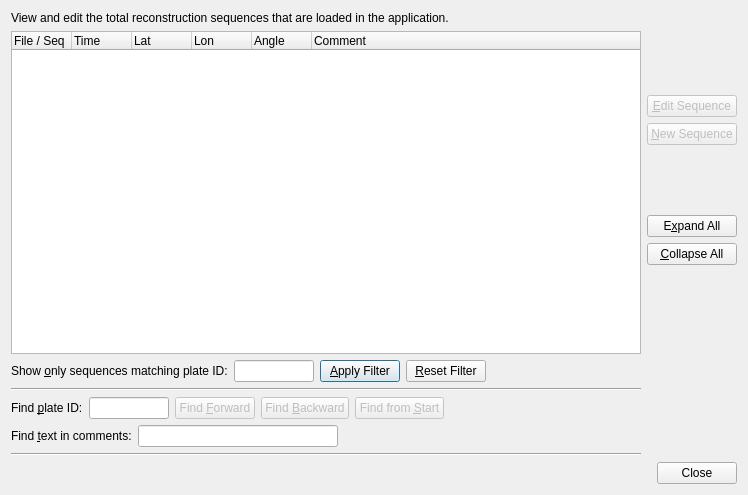
<?xml version="1.0" encoding="UTF-8"?>
<ui version="4.0">
 <class>TotalReconstructionSequencesDialog</class>
 <widget class="QDialog" name="TotalReconstructionSequencesDialog">
  <property name="geometry">
   <rect>
    <x>0</x>
    <y>0</y>
    <width>748</width>
    <height>495</height>
   </rect>
  </property>
  <property name="windowTitle">
   <string>Total Reconstruction Sequences</string>
  </property>
  <layout class="QGridLayout" name="gridLayout">
   <item row="0" column="0">
    <widget class="QLabel" name="label">
     <property name="text">
      <string>View and edit the total reconstruction sequences that are loaded in the application.</string>
     </property>
    </widget>
   </item>
   <item row="1" column="0">
    <layout class="QHBoxLayout" name="horizontalLayout_2">
     <item>
      <layout class="QVBoxLayout" name="verticalLayout_2">
       <item>
        <widget class="QTreeWidget" name="treewidget_seqs">
         <attribute name="headerDefaultSectionSize">
          <number>60</number>
         </attribute>
         <attribute name="headerMinimumSectionSize">
          <number>50</number>
         </attribute>
         <column>
          <property name="text">
           <string>File / Seq</string>
          </property>
         </column>
         <column>
          <property name="text">
           <string>Time</string>
          </property>
         </column>
         <column>
          <property name="text">
           <string>Lat</string>
          </property>
         </column>
         <column>
          <property name="text">
           <string>Lon</string>
          </property>
         </column>
         <column>
          <property name="text">
           <string>Angle</string>
          </property>
         </column>
         <column>
          <property name="text">
           <string>Comment</string>
          </property>
         </column>
        </widget>
       </item>
       <item>
        <layout class="QHBoxLayout" name="horizontalLayout_3">
         <property name="topMargin">
          <number>0</number>
         </property>
         <item>
          <widget class="QLabel" name="label_limit_plate_id">
           <property name="text">
            <string>Show &amp;only sequences matching plate ID:</string>
           </property>
           <property name="buddy">
            <cstring>lineedit_Filter_by_Plate_ID</cstring>
           </property>
          </widget>
         </item>
         <item>
          <widget class="QLineEdit" name="lineedit_Filter_by_Plate_ID">
           <property name="sizePolicy">
            <sizepolicy hsizetype="Fixed" vsizetype="Fixed">
             <horstretch>0</horstretch>
             <verstretch>0</verstretch>
            </sizepolicy>
           </property>
           <property name="maximumSize">
            <size>
             <width>80</width>
             <height>16777215</height>
            </size>
           </property>
           <property name="inputMask">
            <string>00000000; </string>
           </property>
          </widget>
         </item>
         <item>
          <widget class="QPushButton" name="button_Apply_Filter">
           <property name="text">
            <string>&amp;Apply Filter</string>
           </property>
          </widget>
         </item>
         <item>
          <widget class="QPushButton" name="button_Reset_Filter">
           <property name="text">
            <string>&amp;Reset Filter</string>
           </property>
          </widget>
         </item>
         <item>
          <spacer name="horizontalSpacer_2">
           <property name="orientation">
            <enum>Qt::Horizontal</enum>
           </property>
           <property name="sizeHint" stdset="0">
            <size>
             <width>40</width>
             <height>20</height>
            </size>
           </property>
          </spacer>
         </item>
        </layout>
       </item>
       <item>
        <widget class="Line" name="line">
         <property name="orientation">
          <enum>Qt::Horizontal</enum>
         </property>
        </widget>
       </item>
       <item>
        <layout class="QHBoxLayout" name="horizontalLayout_4">
         <property name="topMargin">
          <number>0</number>
         </property>
         <item>
          <widget class="QLabel" name="label_2">
           <property name="text">
            <string>Find &amp;plate ID:</string>
           </property>
           <property name="buddy">
            <cstring>lineedit_find_plate_id</cstring>
           </property>
          </widget>
         </item>
         <item>
          <widget class="QLineEdit" name="lineedit_find_plate_id">
           <property name="maximumSize">
            <size>
             <width>80</width>
             <height>16777215</height>
            </size>
           </property>
           <property name="inputMask">
            <string>00000000; </string>
           </property>
          </widget>
         </item>
         <item>
          <widget class="QPushButton" name="button_Find_Forward">
           <property name="enabled">
            <bool>false</bool>
           </property>
           <property name="text">
            <string>Find &amp;Forward</string>
           </property>
          </widget>
         </item>
         <item>
          <widget class="QPushButton" name="button_Find_Backward">
           <property name="enabled">
            <bool>false</bool>
           </property>
           <property name="text">
            <string>Find &amp;Backward</string>
           </property>
          </widget>
         </item>
         <item>
          <widget class="QPushButton" name="button_Find_from_Start">
           <property name="enabled">
            <bool>false</bool>
           </property>
           <property name="text">
            <string>Find from &amp;Start</string>
           </property>
          </widget>
         </item>
         <item>
          <spacer name="horizontalSpacer_5">
           <property name="orientation">
            <enum>Qt::Horizontal</enum>
           </property>
           <property name="sizeHint" stdset="0">
            <size>
             <width>40</width>
             <height>20</height>
            </size>
           </property>
          </spacer>
         </item>
        </layout>
       </item>
       <item>
        <layout class="QHBoxLayout" name="horizontalLayout_5">
         <property name="topMargin">
          <number>0</number>
         </property>
         <item>
          <widget class="QLabel" name="label_3">
           <property name="text">
            <string>Find &amp;text in comments:</string>
           </property>
           <property name="buddy">
            <cstring>lineedit_find_text_in_comment</cstring>
           </property>
          </widget>
         </item>
         <item>
          <widget class="QLineEdit" name="lineedit_find_text_in_comment">
           <property name="maximumSize">
            <size>
             <width>200</width>
             <height>16777215</height>
            </size>
           </property>
           <property name="maxLength">
            <number>100</number>
           </property>
          </widget>
         </item>
         <item>
          <spacer name="horizontalSpacer_4">
           <property name="orientation">
            <enum>Qt::Horizontal</enum>
           </property>
           <property name="sizeHint" stdset="0">
            <size>
             <width>40</width>
             <height>20</height>
            </size>
           </property>
          </spacer>
         </item>
        </layout>
       </item>
       <item>
        <widget class="Line" name="line_2">
         <property name="orientation">
          <enum>Qt::Horizontal</enum>
         </property>
        </widget>
       </item>
      </layout>
     </item>
     <item>
      <layout class="QVBoxLayout" name="verticalLayout">
       <item>
        <spacer name="verticalSpacer">
         <property name="orientation">
          <enum>Qt::Vertical</enum>
         </property>
         <property name="sizeHint" stdset="0">
          <size>
           <width>20</width>
           <height>40</height>
          </size>
         </property>
        </spacer>
       </item>
       <item>
        <widget class="QPushButton" name="button_Edit_Sequence">
         <property name="enabled">
          <bool>false</bool>
         </property>
         <property name="text">
          <string>&amp;Edit Sequence</string>
         </property>
        </widget>
       </item>
       <item>
        <widget class="QPushButton" name="button_New_Sequence">
         <property name="enabled">
          <bool>false</bool>
         </property>
         <property name="text">
          <string>&amp;New Sequence</string>
         </property>
        </widget>
       </item>
       <item>
        <spacer name="verticalSpacer_4">
         <property name="orientation">
          <enum>Qt::Vertical</enum>
         </property>
         <property name="sizeHint" stdset="0">
          <size>
           <width>20</width>
           <height>40</height>
          </size>
         </property>
        </spacer>
       </item>
       <item>
        <widget class="QPushButton" name="button_Expand_All">
         <property name="text">
          <string>E&amp;xpand All</string>
         </property>
        </widget>
       </item>
       <item>
        <widget class="QPushButton" name="button_Collapse_All">
         <property name="text">
          <string>&amp;Collapse All</string>
         </property>
        </widget>
       </item>
       <item>
        <spacer name="verticalSpacer_3">
         <property name="orientation">
          <enum>Qt::Vertical</enum>
         </property>
         <property name="sizeHint" stdset="0">
          <size>
           <width>20</width>
           <height>40</height>
          </size>
         </property>
        </spacer>
       </item>
       <item>
        <spacer name="verticalSpacer_5">
         <property name="orientation">
          <enum>Qt::Vertical</enum>
         </property>
         <property name="sizeHint" stdset="0">
          <size>
           <width>20</width>
           <height>40</height>
          </size>
         </property>
        </spacer>
       </item>
       <item>
        <spacer name="verticalSpacer_2">
         <property name="orientation">
          <enum>Qt::Vertical</enum>
         </property>
         <property name="sizeHint" stdset="0">
          <size>
           <width>20</width>
           <height>40</height>
          </size>
         </property>
        </spacer>
       </item>
      </layout>
     </item>
    </layout>
   </item>
   <item row="2" column="0">
    <layout class="QHBoxLayout" name="horizontalLayout">
     <item>
      <spacer name="horizontalSpacer">
       <property name="orientation">
        <enum>Qt::Horizontal</enum>
       </property>
       <property name="sizeHint" stdset="0">
        <size>
         <width>40</width>
         <height>20</height>
        </size>
       </property>
      </spacer>
     </item>
     <item>
      <widget class="QPushButton" name="button_Close">
       <property name="text">
        <string>Close</string>
       </property>
       <property name="shortcut">
        <string>Esc</string>
       </property>
      </widget>
     </item>
    </layout>
   </item>
  </layout>
 </widget>
 <tabstops>
  <tabstop>treewidget_seqs</tabstop>
  <tabstop>lineedit_Filter_by_Plate_ID</tabstop>
  <tabstop>lineedit_find_plate_id</tabstop>
  <tabstop>button_Edit_Sequence</tabstop>
  <tabstop>button_Close</tabstop>
 </tabstops>
 <resources/>
 <connections>
  <connection>
   <sender>button_Close</sender>
   <signal>clicked(bool)</signal>
   <receiver>TotalReconstructionSequencesDialog</receiver>
   <slot>close()</slot>
   <hints>
    <hint type="sourcelabel">
     <x>637</x>
     <y>438</y>
    </hint>
    <hint type="destinationlabel">
     <x>350</x>
     <y>247</y>
    </hint>
   </hints>
  </connection>
  <connection>
   <sender>button_Reset_Filter</sender>
   <signal>clicked(bool)</signal>
   <receiver>lineedit_Filter_by_Plate_ID</receiver>
   <slot>clear()</slot>
   <hints>
    <hint type="sourcelabel">
     <x>273</x>
     <y>373</y>
    </hint>
    <hint type="destinationlabel">
     <x>194</x>
     <y>373</y>
    </hint>
   </hints>
  </connection>
  <connection>
   <sender>button_Expand_All</sender>
   <signal>clicked(bool)</signal>
   <receiver>treewidget_seqs</receiver>
   <slot>expandAll()</slot>
   <hints>
    <hint type="sourcelabel">
     <x>679</x>
     <y>229</y>
    </hint>
    <hint type="destinationlabel">
     <x>312</x>
     <y>179</y>
    </hint>
   </hints>
  </connection>
  <connection>
   <sender>button_Collapse_All</sender>
   <signal>clicked(bool)</signal>
   <receiver>treewidget_seqs</receiver>
   <slot>collapseAll()</slot>
   <hints>
    <hint type="sourcelabel">
     <x>679</x>
     <y>263</y>
    </hint>
    <hint type="destinationlabel">
     <x>312</x>
     <y>179</y>
    </hint>
   </hints>
  </connection>
 </connections>
</ui>
